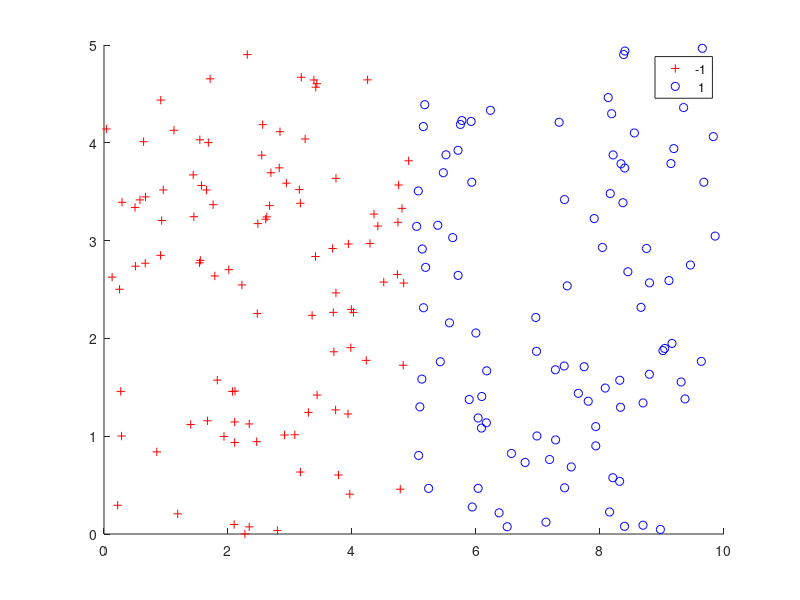

Reproduce this figure in MATLAB. (Note: this script raises an error after producing the figure.)
%% AdaBoost John, Nadim, Karim

%% Linear dataset
load('data_linear.mat'); data_linear = dataset'; clear dataset;
figure; gscatter(data_linear(:,1),data_linear(:,2),data_linear(:,3),'rb','+o');

%% Circular Dataset
load('circular_dataset.mat');
figure; gscatter(data_circular(:,1),data_circular(:,2),data_circular(:,3),'rb','+o');

%% 
load('linearly_separable_not_by_stump.mat'); data_tilted = data; clear data;
figure; gscatter(data_tilted(:,1),data_tilted(:,2),data_tilted(:,3),'rb','+o');

%% AdaBoost on Circular Dataset
n = size(data_circular,1);
T = 200;
weights = 1/n*ones(n,1);
all_gs = calculate_gs(data_circular);
alphas = zeros(T,1);
classifiers = zeros(T,3);

randOrder = randperm(n);
data_circular_train = data_circular(randOrder(1:160),:);
data_circular_test = data_circular(randOrder(161:200),:);

for t=1:T
    [best_feature, best_treshold, best_smaller_is, min_error] = calculate_best_g(data_circular_train, weights, all_gs);
    alphas(t,1) = 0.5*log((1-min_error)/min_error);
    classifiers(t,:) = [best_feature, best_treshold, best_smaller_is];
    weights = update_weights(data_circular_train, weights, best_feature, best_treshold, best_smaller_is, min_error);
end

CCR = test_our_boosted_classifier(data_circular_test,alphas,classifiers);
